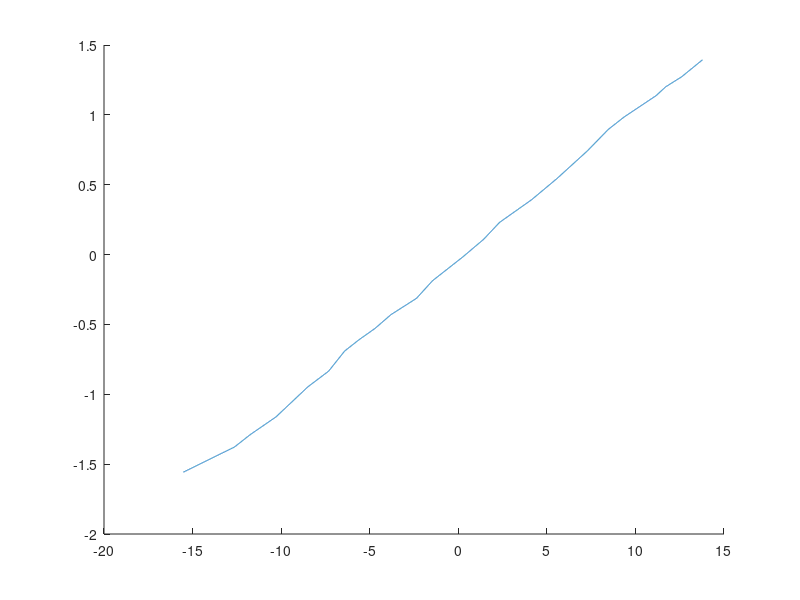
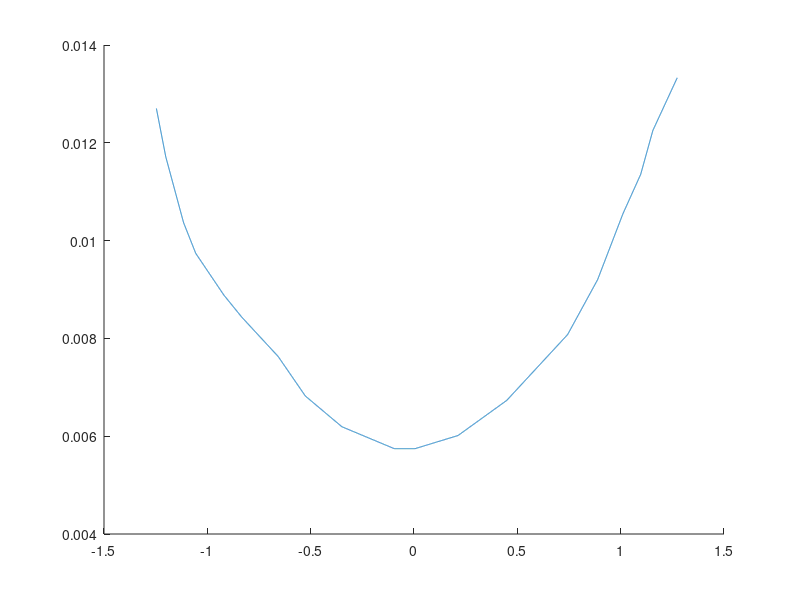
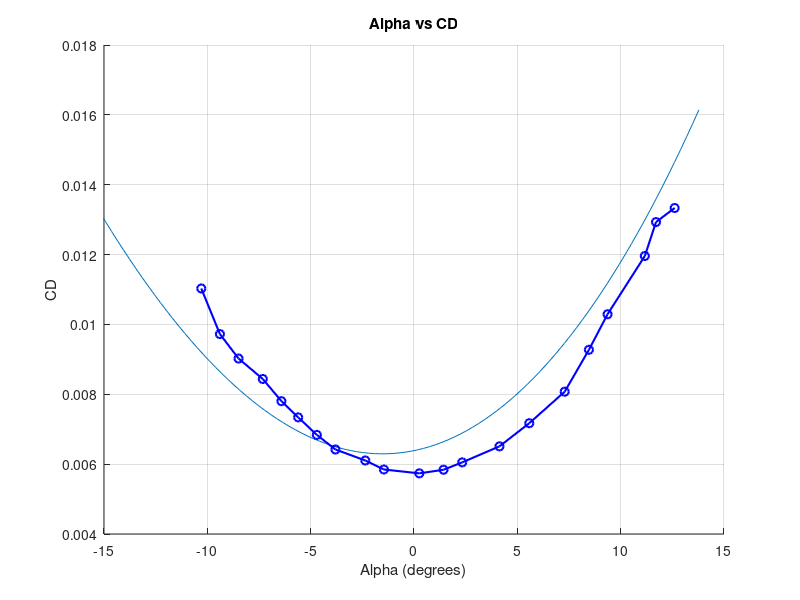

MATLAB code to generate these figures, in order:
clc;
close all;
clear;

%clvsalpha
data = load('Data.mat');
CLVSCD = load('CLVSCD.mat');
x = data.data(1:25,1)';
y = data.data(1:25,2)';
xi = linspace(min(x),max(x),10000);
q = interp1(x,y,xi,"linear");
hold on;
plot(xi,q);
hold off
x2 = CLVSCD.data(:,1);
y2 = CLVSCD.data(:,2);
xi2 = linspace(min(x2),max(x2),10000);
q2= interp1(x2,y2,xi2);
figure(2)
hold on;
plot(xi2,q2);

alpha = linspace(-15,12,length(y2));
cd_at_alpha = interp1(x2, y2, y, 'spline');
p = polyfit(alpha,y2,3);
alpha2 = linspace(min(x),max(x), 100);
cd_at_alpha_interp = polyval(p, alpha2);
figure;
hold on;
plot(alpha2,cd_at_alpha_interp)

% Now plot alpha vs CD
plot(x, cd_at_alpha, 'b-o', 'LineWidth', 1.5, 'MarkerSize', 6);
xlabel('Alpha (degrees)');
ylabel('CD');
title('Alpha vs CD');
xlim([-15 15])
grid on;